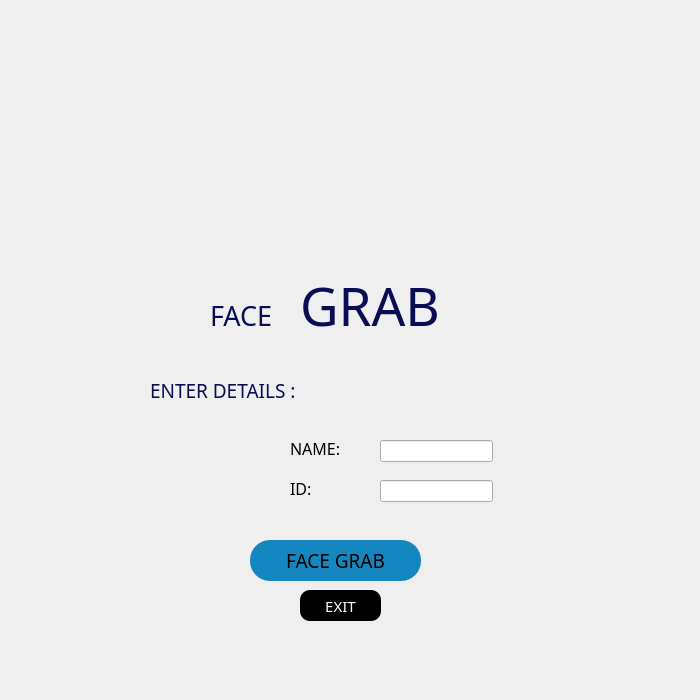
<?xml version="1.0" encoding="UTF-8"?>
<ui version="4.0">
 <class>Dialog</class>
 <widget class="QDialog" name="Dialog">
  <property name="geometry">
   <rect>
    <x>0</x>
    <y>0</y>
    <width>700</width>
    <height>700</height>
   </rect>
  </property>
  <property name="windowTitle">
   <string>Dialog</string>
  </property>
  <widget class="QLabel" name="label_bg">
   <property name="geometry">
    <rect>
     <x>0</x>
     <y>0</y>
     <width>700</width>
     <height>700</height>
    </rect>
   </property>
   <property name="styleSheet">
    <string notr="true">background-image: url(:/newPrefix/BG-FB1.jpg);</string>
   </property>
   <property name="text">
    <string/>
   </property>
  </widget>
  <widget class="QPushButton" name="search">
   <property name="geometry">
    <rect>
     <x>250</x>
     <y>540</y>
     <width>171</width>
     <height>41</height>
    </rect>
   </property>
   <property name="font">
    <font>
     <family>Arial Rounded MT Bold</family>
     <pointsize>14</pointsize>
    </font>
   </property>
   <property name="styleSheet">
    <string notr="true">border-radius : 20;
background-color: rgb(20,135,193);

</string>
   </property>
   <property name="text">
    <string>FACE GRAB</string>
   </property>
  </widget>
  <widget class="QLineEdit" name="text_name">
   <property name="geometry">
    <rect>
     <x>380</x>
     <y>440</y>
     <width>113</width>
     <height>22</height>
    </rect>
   </property>
  </widget>
  <widget class="QLabel" name="label_5">
   <property name="geometry">
    <rect>
     <x>290</x>
     <y>480</y>
     <width>55</width>
     <height>16</height>
    </rect>
   </property>
   <property name="font">
    <font>
     <family>Arial Rounded MT Bold</family>
     <pointsize>12</pointsize>
    </font>
   </property>
   <property name="styleSheet">
    <string notr="true">color:rgb(0, 0, 0);</string>
   </property>
   <property name="text">
    <string>ID:</string>
   </property>
  </widget>
  <widget class="QLabel" name="label_4">
   <property name="geometry">
    <rect>
     <x>290</x>
     <y>440</y>
     <width>55</width>
     <height>16</height>
    </rect>
   </property>
   <property name="font">
    <font>
     <family>Arial Rounded MT Bold</family>
     <pointsize>12</pointsize>
    </font>
   </property>
   <property name="styleSheet">
    <string notr="true">color: rgb(47, 67, 195);
color: rgb(0, 0, 0);</string>
   </property>
   <property name="text">
    <string>NAME:</string>
   </property>
  </widget>
  <widget class="QLabel" name="label_3">
   <property name="geometry">
    <rect>
     <x>150</x>
     <y>370</y>
     <width>221</width>
     <height>41</height>
    </rect>
   </property>
   <property name="font">
    <font>
     <family>Arial Rounded MT Bold</family>
     <pointsize>14</pointsize>
    </font>
   </property>
   <property name="styleSheet">
    <string notr="true">color: rgb(9, 13, 84);</string>
   </property>
   <property name="text">
    <string>ENTER DETAILS : </string>
   </property>
  </widget>
  <widget class="QLabel" name="label_1">
   <property name="geometry">
    <rect>
     <x>210</x>
     <y>280</y>
     <width>121</width>
     <height>71</height>
    </rect>
   </property>
   <property name="font">
    <font>
     <family>Arial Rounded MT Bold</family>
     <pointsize>20</pointsize>
     <weight>50</weight>
     <bold>false</bold>
    </font>
   </property>
   <property name="styleSheet">
    <string notr="true">color: rgb(9, 13, 84);</string>
   </property>
   <property name="text">
    <string>FACE</string>
   </property>
  </widget>
  <widget class="QLineEdit" name="text_id">
   <property name="geometry">
    <rect>
     <x>380</x>
     <y>480</y>
     <width>113</width>
     <height>22</height>
    </rect>
   </property>
  </widget>
  <widget class="QLabel" name="label_2">
   <property name="geometry">
    <rect>
     <x>300</x>
     <y>240</y>
     <width>241</width>
     <height>131</height>
    </rect>
   </property>
   <property name="font">
    <font>
     <family>Arial Rounded MT Bold</family>
     <pointsize>40</pointsize>
    </font>
   </property>
   <property name="styleSheet">
    <string notr="true">color: rgb(47, 67, 195);
color: rgb(9, 13, 84);</string>
   </property>
   <property name="text">
    <string>GRAB</string>
   </property>
  </widget>
  <widget class="QLabel" name="label_logo">
   <property name="geometry">
    <rect>
     <x>250</x>
     <y>110</y>
     <width>171</width>
     <height>151</height>
    </rect>
   </property>
   <property name="styleSheet">
    <string notr="true">image: url(:/newPrefix/logo.png);</string>
   </property>
   <property name="text">
    <string/>
   </property>
  </widget>
  <widget class="QPushButton" name="exit">
   <property name="geometry">
    <rect>
     <x>300</x>
     <y>590</y>
     <width>81</width>
     <height>31</height>
    </rect>
   </property>
   <property name="font">
    <font>
     <family>Arial Rounded MT Bold</family>
     <pointsize>11</pointsize>
    </font>
   </property>
   <property name="styleSheet">
    <string notr="true">border-radius : 10;
background-color: rgb(0, 0, 0);
color:rgb(255,255,255);
</string>
   </property>
   <property name="text">
    <string>EXIT</string>
   </property>
  </widget>
 </widget>
 <resources>
  <include location="imgs_search.qrc"/>
 </resources>
 <connections/>
</ui>
